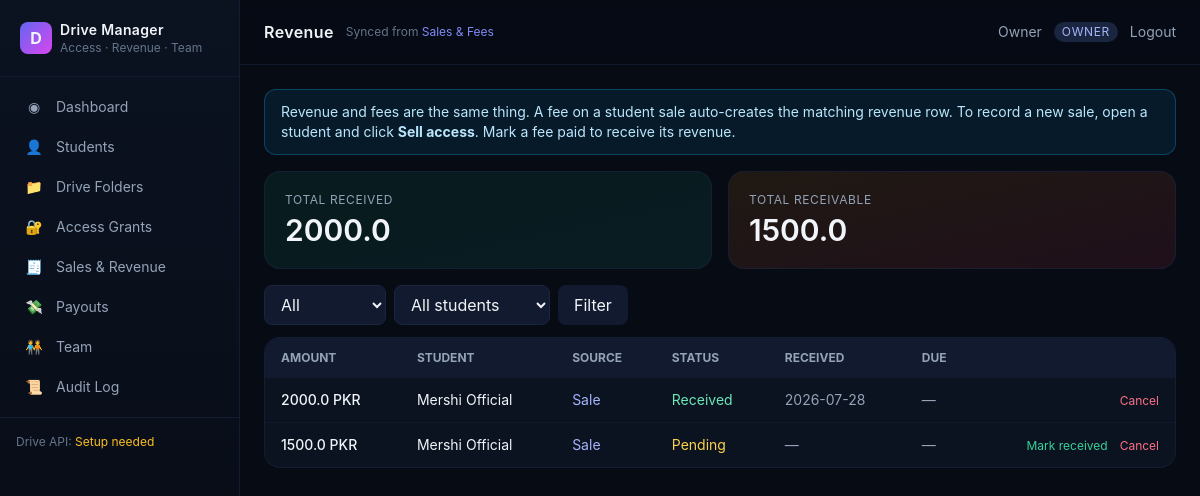
The page /revenue (signed in) on the database its author committed.
### app/db.py (models this page shows)
class User(Base):
    __tablename__ = "users"
    id = Column(Integer, primary_key=True)
    email = Column(String(190), unique=True, nullable=False, index=True)
    password_hash = Column(String(255), nullable=False)
    full_name = Column(String(120), nullable=False)
    role = Column(Enum(UserRole), nullable=False, default=UserRole.viewer)
    is_active = Column(Boolean, nullable=False, default=True)
    default_ratio = Column(Float, nullable=False, default=0.0)
    phone = Column(String(40), nullable=True)
    notes = Column(Text, nullable=True)
    created_at = Column(DateTime, default=datetime.utcnow)
    updated_at = Column(DateTime, default=datetime.utcnow, onupdate=datetime.utcnow)
    payouts = relationship("Payout", back_populates="user", cascade="all,delete")

class RevenueEvent(Base):
    __tablename__ = "revenue_events"
    id = Column(Integer, primary_key=True)
    student_id = Column(Integer, ForeignKey("students.id", ondelete="SET NULL"), nullable=True, index=True)
    amount = Column(Float, nullable=False)
    currency = Column(String(8), nullable=False, default="PKR")
    source = Column(String(120), nullable=True)         # e.g. "Monthly fee", "Course A"
    status = Column(Enum(RevenueStatus), nullable=False, default=RevenueStatus.pending)
    received_on = Column(Date, nullable=True)
    due_on = Column(Date, nullable=True)
    notes = Column(Text, nullable=True)
    recorded_by_id = Column(Integer, ForeignKey("users.id"), nullable=True)
    created_at = Column(DateTime, default=datetime.utcnow)
    updated_at = Column(DateTime, default=datetime.utcnow, onupdate=datetime.utcnow)
    student = relationship("Student", back_populates="revenues")
    distributions = relationship("RevenueDistribution", back_populates="revenue", cascade="all,delete")

class Student(Base):
    __tablename__ = "students"
    id = Column(Integer, primary_key=True)
    full_name = Column(String(120), nullable=False)
    email = Column(String(190), nullable=False, unique=True, index=True)
    phone = Column(String(40), nullable=True)
    google_email = Column(String(190), nullable=False)
    course_or_batch = Column(String(120), nullable=True)
    notes = Column(Text, nullable=True)
    is_active = Column(Boolean, nullable=False, default=True)
    created_at = Column(DateTime, default=datetime.utcnow)
    updated_at = Column(DateTime, default=datetime.utcnow, onupdate=datetime.utcnow)
    access_grants = relationship("AccessGrant", back_populates="student", cascade="all,delete")
    revenues = relationship("RevenueEvent", back_populates="student", cascade="all,delete")

### app/routers/finance.py (the view)
@router.get("/revenue", response_class=HTMLResponse)
def revenue_list(
    request: Request,
    status_filter: str = "all",
    student_id: str = "",
    db: Session = Depends(get_db),
    user=Depends(require_perm("revenue.view")),
):
    backfill_fee_revenues(db)
    student_id_int: int | None = int(student_id) if student_id.strip().isdigit() else None
    q = db.query(RevenueEvent)
    if status_filter != "all":
        q = q.filter(RevenueEvent.status == RevenueStatus(status_filter))
    if student_id_int:
        q = q.filter(RevenueEvent.student_id == student_id_int)
    events = q.order_by(RevenueEvent.created_at.desc()).all()
    students = db.query(Student).filter(Student.is_active == True).order_by(Student.full_name).all()  # noqa: E712
    total_received = db.query(func.coalesce(func.sum(RevenueEvent.amount), 0.0)).filter(
        RevenueEvent.status == RevenueStatus.received,
    ).scalar() or 0.0
    total_pending = db.query(func.coalesce(func.sum(RevenueEvent.amount), 0.0)).filter(
        RevenueEvent.status == RevenueStatus.pending,
    ).scalar() or 0.0
    return templates.TemplateResponse("finance/revenue_list.html", {
        "request": request, "user": user, "events": events, "students": students,
        "status_filter": status_filter, "student_id": student_id_int,
        "total_received": round(float(total_received), 2),
        "total_pending": round(float(total_pending), 2),
        "can": can, "RevenueStatus": RevenueStatus,
    })

### app/templates/finance/revenue_list.html (shortened to what this page needs)
{% extends "base.html" %}
{% block heading %}Revenue{% endblock %}
{% block heading_extra %}
  <span class="text-xs text-slate-500">Synced from <a href="/fees" class="text-brand-400 hover:underline">Sales &amp; Fees</a></span>
{% endblock %}
{% block content %}
<div class="mb-4 px-4 py-3 rounded-xl bg-sky-500/10 border border-sky-500/30 text-sky-200 text-sm">
  Revenue and fees are the same thing. A fee on a student sale auto-creates the matching revenue row.
  To record a new sale, open a student and click <b>Sell access</b>. Mark a fee paid to receive its revenue.
</div>
<div class="grid grid-cols-1 md:grid-cols-2 gap-4 mb-4">
  <div class="rounded-2xl border border-ink-700/60 bg-gradient-to-br from-emerald-500/10 to-teal-500/10 p-5">
    <div class="text-xs uppercase tracking-wider text-slate-400">Total Received</div>
    <div class="text-3xl font-semibold mt-1">{{ total_received }}</div>
  </div>
  <div class="rounded-2xl border border-ink-700/60 bg-gradient-to-br from-amber-500/10 to-rose-500/10 p-5">
    <div class="text-xs uppercase tracking-wider text-slate-400">Total Receivable</div>
    <div class="text-3xl font-semibold mt-1">{{ total_pending }}</div>
  </div>
</div>
<form method="get" class="mb-3 flex gap-2 items-end">
  <select name="status_filter" class="px-3 py-2 rounded-lg bg-ink-800 border border-ink-700">
    {% for opt, lbl in [('all','All'),('pending','Pending'),('received','Received'),('cancelled','Cancelled')] %}
    <option value="{{ opt }}" {% if status_filter == opt %}selected{% endif %}>{{ lbl }}</option>
    {% endfor %}
  </select>
  <select name="student_id" class="px-3 py-2 rounded-lg bg-ink-800 border border-ink-700">
    <option value="">All students</option>
  </select>
  <button class="px-4 py-2 rounded-lg bg-ink-800">Filter</button>
</form>
<div class="rounded-2xl border border-ink-700/60 bg-ink-900 overflow-hidden">
  <table class="w-full text-sm">
    <thead class="bg-ink-800 text-slate-400 text-xs uppercase">
      <tr>
        <th class="text-left px-4 py-3">Amount</th>
        <th class="text-left px-4 py-3">Student</th>
        <th class="text-left px-4 py-3">Source</th>
        <th class="text-left px-4 py-3">Status</th>
        <th class="text-left px-4 py-3">Received</th>
        <th class="text-left px-4 py-3">Due</th>
        <th></th>
      </tr>
    </thead>
    <tbody class="divide-y divide-ink-700/40">
      {% for e in events %}
      <tr>
        <td class="px-4 py-3 font-medium">{{ e.amount|round(2) }} {{ e.currency }}</td>
        <td class="px-4 py-3">
          {% if e.student %}<a href="/students/{{ e.student.id }}" class="hover:underline">{{ e.student.full_name }}</a>
          {% else %}<span class="text-slate-500">— general —</span>{% endif %}
        </td>
        <td class="px-4 py-3 text-slate-400">
          {% if e.source == 'fee' and e.notes and e.notes.startswith('grant:') %}
            <span class="text-brand-300">Sale</span>
          {% else %}
            {{ e.source or '—' }}
          {% endif %}
        </td>
        <td class="px-4 py-3">
          {% if e.status.value == 'received' %}<span class="text-emerald-300">Received</span>
          {% elif e.status.value == 'pending' %}<span class="text-amber-300">Pending</span>
          {% else %}<span class="text-slate-400">Cancelled</span>{% endif %}
        </td>
        <td class="px-4 py-3 text-slate-400">{{ e.received_on or '—' }}</td>
        <td class="px-4 py-3 text-slate-400">{{ e.due_on or '—' }}</td>
        <td class="px-4 py-3 text-right space-x-2">
          {% if e.status.value == 'pending' and can(user.role, 'revenue.update') %}
          <form method="post" action="/revenue/{{ e.id }}/receive" class="inline">
            <button class="text-emerald-400 hover:underline text-xs">Mark received</button>
          </form>
          {% endif %}
          {% if e.status.value != 'cancelled' and can(user.role, 'revenue.delete') %}
          <form method="post" action="/revenue/{{ e.id }}/cancel" class="inline">
            <button class="text-rose-400 hover:underline text-xs">Cancel</button>
          </form>
          {% endif %}
        </td>
      </tr>
      {% else %}
      <tr><td colspan="7" class="text-slate-500 text-center py-10">No revenue events yet. Open a student and click "Sell access" to record one.</td></tr>
      {% endfor %}
    </tbody>
  </table>
</div>
{% endblock %}

### app/templates/base.html (shortened to what this page needs)
<!DOCTYPE html>
<html lang="en" class="h-full">
<head>
<script src="https://cdn.tailwindcss.com"></script>
<link rel="stylesheet" href="/static/css/app.css">
</head>
<body class="h-full bg-ink-950 text-slate-100 antialiased">
<div class="flex min-h-full">
  {% include "partials/sidebar.html" %}
  <main class="flex-1 min-w-0">
    <header class="sticky top-0 z-30 backdrop-blur bg-ink-950/70 border-b border-ink-700/60">
      <div class="flex items-center justify-between px-6 h-16">
        <div class="flex items-center gap-3">
          <h1 class="text-base font-semibold tracking-wide">{% block heading %}Dashboard{% endblock %}</h1>
          {% block heading_extra %}{% endblock %}
        </div>
        <div class="flex items-center gap-3 text-sm text-slate-400">
          <span>{{ user.full_name }}</span>
          <span class="px-2 py-0.5 rounded-full bg-ink-700 text-brand-300 text-xs uppercase tracking-wider">{{ user.role.value }}</span>
          <form method="post" action="/logout">
            <button class="text-slate-400 hover:text-white transition">Logout</button>
          </form>
        </div>
      </div>
    </header>
    <div class="p-6">
      {% set _flash = pop_flash(request) %}
      {% block content %}{% endblock %}
    </div>
  </main>
</div>
</body>
</html>

### app/templates/partials/sidebar.html
<aside class="w-60 shrink-0 border-r border-ink-700/60 bg-gradient-to-b from-ink-900 to-ink-950">
  <div class="px-5 py-5 border-b border-ink-700/60">
    <div class="flex items-center gap-2">
      <div class="w-8 h-8 rounded-lg bg-gradient-to-br from-brand-500 to-fuchsia-500 grid place-items-center font-bold">D</div>
      <div>
        <div class="text-sm font-semibold tracking-wide">Drive Manager</div>
        <div class="text-xs text-slate-500">Access · Revenue · Team</div>
      </div>
    </div>
  </div>
  <nav class="p-3 space-y-1 text-sm">
    {% set p = request.url.path %}
    {% macro item(href, label, icon, perm) %}
      {% if can(user.role, perm) %}
      <a href="{{ href }}"
         class="flex items-center gap-3 px-3 py-2 rounded-lg transition
                {% if p == href or p.startswith(href + '/') %} bg-ink-700 text-white shadow-glow{% else %} text-slate-400 hover:text-white hover:bg-ink-800/70{% endif %}">
        <span class="w-5 text-center">{{ icon|safe }}</span>
        <span>{{ label }}</span>
      </a>
      {% endif %}
    {% endmacro %}
    {{ item('/dashboard', 'Dashboard', '◉', 'dashboard.view') }}
    {{ item('/students', 'Students', '👤', 'students.view') }}
    {{ item('/folders', 'Drive Folders', '📁', 'folders.view') }}
    {{ item('/grants', 'Access Grants', '🔐', 'grants.view') }}
    {{ item('/fees', 'Sales & Revenue', '🧾', 'fees.view') }}
    {{ item('/payouts', 'Payouts', '💸', 'payouts.view') }}
    {{ item('/team', 'Team', '🧑‍🤝‍🧑', 'team.view') }}
    {{ item('/audit', 'Audit Log', '📜', 'audit.view') }}
  </nav>
  <div class="px-4 py-4 text-xs text-slate-500 border-t border-ink-700/60">
    <div>Drive API:
      {% if sidebar_drive_ready() %}
        <span class="text-emerald-400">Connected</span>
      {% else %}
        <span class="text-amber-400">Setup needed</span>
      {% endif %}
    </div>
  </div>
</aside>

### app/static/css/app.css (style rules this page uses)
html, body { font-family: 'Inter', system-ui, -apple-system, 'Segoe UI', sans-serif; }
tbody tr { transition: background-color .15s; }

### rows shown on the page
User: full_name "Owner", role.value "OWNER"
RevenueEvent: amount "2000.0", currency "PKR", student.full_name "Mershi Official", source "Sale", status "Received", received_on "2026-07-28", due_on "—"
RevenueEvent: amount "1500.0", currency "PKR", student.full_name "Mershi Official", source "Sale", status "Pending", received_on "—", due_on "—"

### other values the page prints
{{ icon|safe }} "◉ 👤 📁 🔐 🧾 💸 🧑‍🤝‍🧑 📜"
{{ label }} "Dashboard Students Drive Folders Access Grants Sales & Revenue Payouts Team Audit Log"
{{ total_received }} "2000.0"
{{ total_pending }} "1500.0"
form field status_filter "All"
